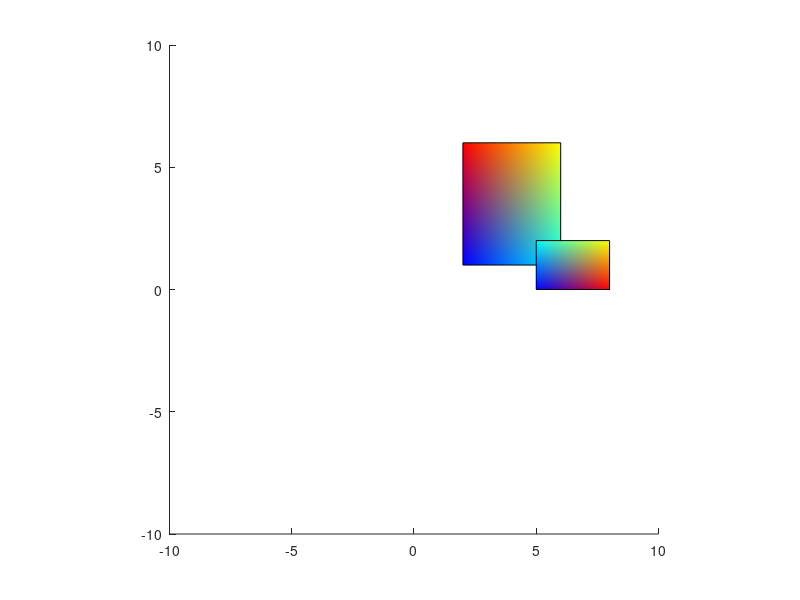

Reproduce this figure in MATLAB. (Note: this script raises an error after producing the figure.)
% Example script for GJK function
%   Animates two objects on a collision course and terminates animation
%   when they hit each other. Loads vertex and face data from
%   SampleShapeData.m. See the comments of GJK.m for more information
%
%   Most of this script just sets up the animation and transformations of
%   the shapes. The only key line is:
%   collisionFlag = GJK(S1Obj,S2Obj,iterationsAllowed)
%
%   Matthew Sheen, 2016
clc;clear all;close all

%How many iterations to allow for collision detection.
iterationsAllowed = 6;

% Make a figure
fig = figure;
hold on

% Load sample vertex and face data for two convex polyhedra
% SampleShapeData;

% Make shape 1
clear S1
% S1.Vertices = [2 4; 5 4; 5 6; 2 6];
S1.Vertices = [2 1 0; 6 1 0; 6 6 0; 2 6 0];
S1.Faces = [1 2 3 4];
S1.FaceVertexCData = jet(size(S1.Vertices,1));
S1.FaceColor = 'interp';
S1Obj = patch(S1);

% Make shape 2
clear S2
% S2.Vertices = [5 0; 5 2; 8 2; 8 0];
S2.Vertices = [5 0 0; 5 2 0; 8 2 0; 8 0 0];
S2.Faces = [1 2 3 4];
S2.FaceVertexCData = jet(size(S2.Vertices,1));
S2.FaceColor = 'interp';
S2Obj = patch(S2);

% Do collision detection
% -- 3D --
% % % collisionFlag = GJK(S1Obj,S2Obj,iterationsAllowed);
% -- 2D --
% collisionFlag = GJK_optimal(S1Obj,S2Obj,iterationsAllowed);
% collisionFlag = GJK_2D(S1Obj,S2Obj,iterationsAllowed);


hold off
axis equal
axis([-10 10 -10 10])
fig.Children.Visible = 'off'; % Turn off the axis for more pleasant viewing.
fig.Color = [1 1 1];
rotate3d on;


%Move them through space arbitrarily.
S1Coords = S1Obj.Vertices;
S2Coords = S2Obj.Vertices;

S1Rot = eye(3,3); % Accumulate angle changes

% Make a random rotation matix to rotate shape 1 by every step
S1Angs = 0.1*rand(3,1); % Euler angles
S1Angs(1) =0;
S1Angs(2) =0;
sang1 = sin(S1Angs);
cang1 = cos(S1Angs);
cx = cang1(1); cy = cang1(2); cz = cang1(3);
sx = sang1(1); sy = sang1(2);  sz = sang1(3);

S1RotDiff = ...
    [          cy*cz,          cy*sz,            -sy
    sy*sx*cz-sz*cx, sy*sx*sz+cz*cx,          cy*sx
    sy*cx*cz+sz*sx, sy*cx*sz-cz*sx,          cy*cx];

S2Rot = eye(3,3);

% Make a random rotation matix to rotate shape 2 by every step
S2Angs = 0.1*rand(3,1); % Euler angles
S2Angs(1) =0;
S2Angs(2) =0;
sang2 = sin(S2Angs);
cang2 = cos(S2Angs);
cx = cang2(1); cy = cang2(2); cz = cang2(3);
sx = sang2(1); sy = sang2(2); sz = sang2(3);

S2RotDiff = ...
    [          cy*cz,          cy*sz,            -sy
    sy*sx*cz-sz*cx, sy*sx*sz+cz*cx,          cy*sx
    sy*cx*cz+sz*sx, sy*cx*sz-cz*sx,          cy*cx];


% Animation loop. Terminates on collision.
end_cond = -3;
for i = 3:-0.01:end_cond
    S1Rot = S1RotDiff*S1Rot;
    S2Rot = S2RotDiff*S2Rot;
    
    S1Obj.Vertices = ((S1Rot*S1Coords') + [3,  i, 0]'*ones(1,size(S1Coords,1)))';
    S2Obj.Vertices = ((S2Rot*S2Coords') + [4, -i, 0]'*ones(1,size(S2Coords,1)))';
    
    % Do collision detection
    % % % collisionFlag = GJK(S1Obj,S2Obj,iterationsAllowed);
    collisionFlag = GJK_2D(S1Obj,S2Obj,iterationsAllowed);
    
    drawnow;
    
    if collisionFlag
        t = text(3,3,3,'Collision!','FontSize',30);
        break;
    end
end
